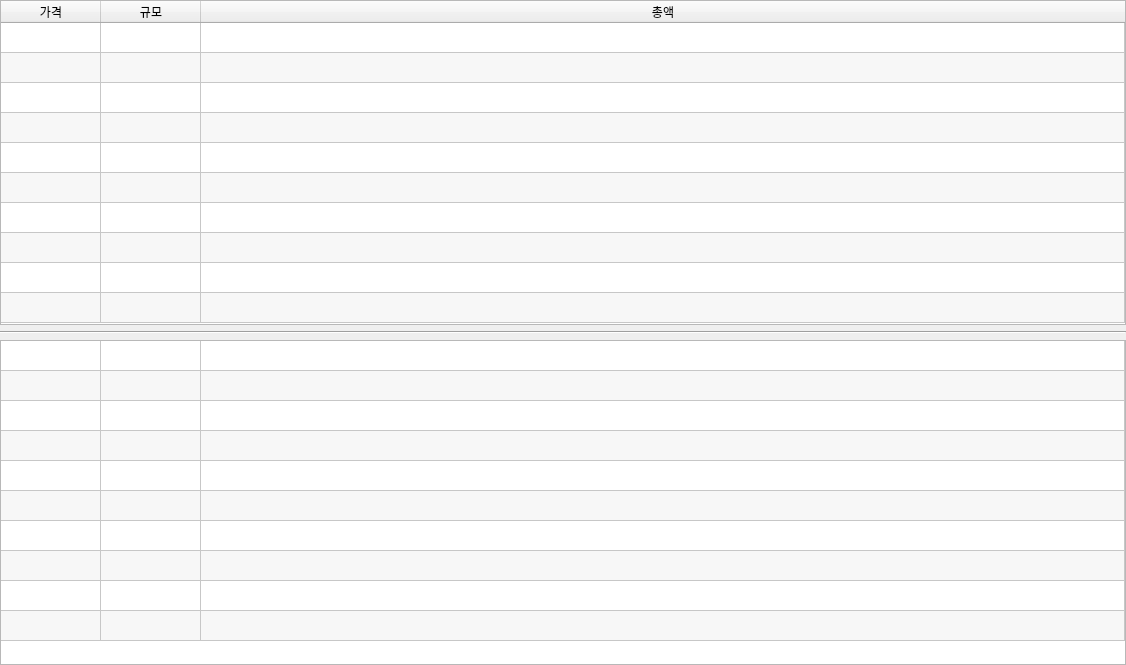
<?xml version="1.0" encoding="UTF-8"?>
<ui version="4.0">
 <class>Form</class>
 <widget class="QWidget" name="Form">
  <property name="geometry">
   <rect>
    <x>0</x>
    <y>0</y>
    <width>1126</width>
    <height>665</height>
   </rect>
  </property>
  <property name="windowTitle">
   <string>Form</string>
  </property>
  <layout class="QVBoxLayout" name="verticalLayout">
   <property name="leftMargin">
    <number>0</number>
   </property>
   <property name="topMargin">
    <number>0</number>
   </property>
   <property name="rightMargin">
    <number>0</number>
   </property>
   <property name="bottomMargin">
    <number>0</number>
   </property>
   <item>
    <widget class="QTableWidget" name="tableAsks">
     <property name="sizePolicy">
      <sizepolicy hsizetype="Minimum" vsizetype="Minimum">
       <horstretch>0</horstretch>
       <verstretch>0</verstretch>
      </sizepolicy>
     </property>
     <property name="minimumSize">
      <size>
       <width>400</width>
       <height>0</height>
      </size>
     </property>
     <property name="verticalScrollBarPolicy">
      <enum>Qt::ScrollBarAlwaysOff</enum>
     </property>
     <property name="horizontalScrollBarPolicy">
      <enum>Qt::ScrollBarAlwaysOff</enum>
     </property>
     <property name="sizeAdjustPolicy">
      <enum>QAbstractScrollArea::AdjustToContents</enum>
     </property>
     <property name="editTriggers">
      <set>QAbstractItemView::NoEditTriggers</set>
     </property>
     <property name="alternatingRowColors">
      <bool>true</bool>
     </property>
     <property name="rowCount">
      <number>10</number>
     </property>
     <property name="columnCount">
      <number>3</number>
     </property>
     <attribute name="horizontalHeaderVisible">
      <bool>true</bool>
     </attribute>
     <attribute name="horizontalHeaderStretchLastSection">
      <bool>true</bool>
     </attribute>
     <attribute name="verticalHeaderVisible">
      <bool>false</bool>
     </attribute>
     <row/>
     <row/>
     <row/>
     <row/>
     <row/>
     <row/>
     <row/>
     <row/>
     <row/>
     <row/>
     <column>
      <property name="text">
       <string>가격</string>
      </property>
     </column>
     <column>
      <property name="text">
       <string>규모</string>
      </property>
     </column>
     <column>
      <property name="text">
       <string>총액</string>
      </property>
     </column>
    </widget>
   </item>
   <item>
    <widget class="Line" name="line">
     <property name="orientation">
      <enum>Qt::Horizontal</enum>
     </property>
    </widget>
   </item>
   <item>
    <widget class="QTableWidget" name="tableBids">
     <property name="sizePolicy">
      <sizepolicy hsizetype="Minimum" vsizetype="Minimum">
       <horstretch>0</horstretch>
       <verstretch>0</verstretch>
      </sizepolicy>
     </property>
     <property name="minimumSize">
      <size>
       <width>400</width>
       <height>0</height>
      </size>
     </property>
     <property name="verticalScrollBarPolicy">
      <enum>Qt::ScrollBarAlwaysOff</enum>
     </property>
     <property name="horizontalScrollBarPolicy">
      <enum>Qt::ScrollBarAlwaysOff</enum>
     </property>
     <property name="sizeAdjustPolicy">
      <enum>QAbstractScrollArea::AdjustToContents</enum>
     </property>
     <property name="editTriggers">
      <set>QAbstractItemView::NoEditTriggers</set>
     </property>
     <property name="alternatingRowColors">
      <bool>true</bool>
     </property>
     <property name="rowCount">
      <number>10</number>
     </property>
     <property name="columnCount">
      <number>3</number>
     </property>
     <attribute name="horizontalHeaderVisible">
      <bool>false</bool>
     </attribute>
     <attribute name="horizontalHeaderStretchLastSection">
      <bool>true</bool>
     </attribute>
     <attribute name="verticalHeaderVisible">
      <bool>false</bool>
     </attribute>
     <row/>
     <row/>
     <row/>
     <row/>
     <row/>
     <row/>
     <row/>
     <row/>
     <row/>
     <row/>
     <column/>
     <column/>
     <column/>
    </widget>
   </item>
  </layout>
 </widget>
 <resources/>
 <connections/>
</ui>
